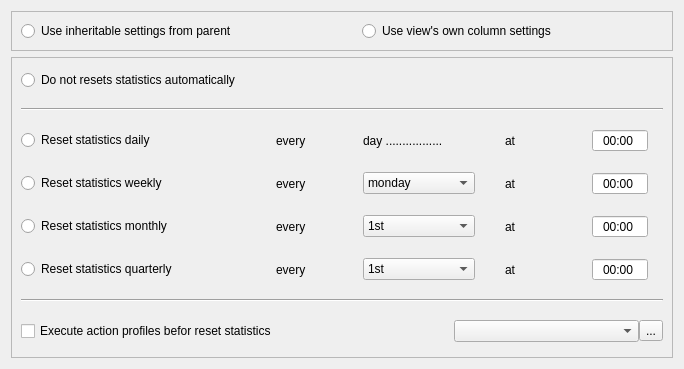
<?xml version="1.0" encoding="UTF-8"?>
<ui version="4.0">
 <class>FolderPropertiesStatisticWidget</class>
 <widget class="QWidget" name="FolderPropertiesStatisticWidget">
  <property name="geometry">
   <rect>
    <x>0</x>
    <y>0</y>
    <width>684</width>
    <height>369</height>
   </rect>
  </property>
  <property name="windowTitle">
   <string>Form</string>
  </property>
  <layout class="QVBoxLayout" name="verticalLayout_2" stretch="1,8">
   <item>
    <widget class="QFrame" name="frame">
     <property name="frameShape">
      <enum>QFrame::StyledPanel</enum>
     </property>
     <property name="frameShadow">
      <enum>QFrame::Raised</enum>
     </property>
     <layout class="QHBoxLayout" name="horizontalLayout_5">
      <property name="spacing">
       <number>40</number>
      </property>
      <item>
       <widget class="QRadioButton" name="rdUseInheritable">
        <property name="text">
         <string>Use inheritable settings from parent</string>
        </property>
       </widget>
      </item>
      <item>
       <widget class="QRadioButton" name="rdUseOwn">
        <property name="text">
         <string>Use view's own column settings</string>
        </property>
       </widget>
      </item>
     </layout>
    </widget>
   </item>
   <item>
    <widget class="QFrame" name="frame_2">
     <property name="frameShape">
      <enum>QFrame::StyledPanel</enum>
     </property>
     <property name="frameShadow">
      <enum>QFrame::Raised</enum>
     </property>
     <layout class="QVBoxLayout" name="verticalLayout">
      <property name="spacing">
       <number>15</number>
      </property>
      <item>
       <widget class="QRadioButton" name="rdDoNotReset">
        <property name="text">
         <string>Do not resets statistics automatically</string>
        </property>
       </widget>
      </item>
      <item>
       <widget class="Line" name="line">
        <property name="orientation">
         <enum>Qt::Horizontal</enum>
        </property>
       </widget>
      </item>
      <item>
       <layout class="QGridLayout" name="gridLayout" columnstretch="4,1,2,1,1" rowminimumheight="0,0,0,0" columnminimumwidth="0,0,0,0,0">
        <property name="rightMargin">
         <number>15</number>
        </property>
        <property name="horizontalSpacing">
         <number>30</number>
        </property>
        <property name="verticalSpacing">
         <number>20</number>
        </property>
        <item row="0" column="0">
         <widget class="QRadioButton" name="rdResetDaily">
          <property name="text">
           <string>Reset statistics daily</string>
          </property>
         </widget>
        </item>
        <item row="0" column="1">
         <widget class="QLabel" name="label">
          <property name="text">
           <string>every</string>
          </property>
         </widget>
        </item>
        <item row="0" column="2">
         <widget class="QLabel" name="label_5">
          <property name="text">
           <string>day .................</string>
          </property>
         </widget>
        </item>
        <item row="0" column="3">
         <widget class="QLabel" name="label_6">
          <property name="text">
           <string>at</string>
          </property>
         </widget>
        </item>
        <item row="0" column="4">
         <widget class="QTimeEdit" name="timeDaily">
          <property name="alignment">
           <set>Qt::AlignCenter</set>
          </property>
          <property name="buttonSymbols">
           <enum>QAbstractSpinBox::NoButtons</enum>
          </property>
          <property name="displayFormat">
           <string>hh:mm </string>
          </property>
         </widget>
        </item>
        <item row="1" column="0">
         <widget class="QRadioButton" name="rdResetWeekly">
          <property name="text">
           <string>Reset statistics weekly</string>
          </property>
         </widget>
        </item>
        <item row="1" column="1">
         <widget class="QLabel" name="label_2">
          <property name="text">
           <string>every</string>
          </property>
         </widget>
        </item>
        <item row="1" column="2">
         <widget class="QComboBox" name="cmbSelectDay">
          <item>
           <property name="text">
            <string>monday</string>
           </property>
          </item>
          <item>
           <property name="text">
            <string>tuesday</string>
           </property>
          </item>
          <item>
           <property name="text">
            <string>wednesday</string>
           </property>
          </item>
          <item>
           <property name="text">
            <string>thursday</string>
           </property>
          </item>
          <item>
           <property name="text">
            <string>friday</string>
           </property>
          </item>
          <item>
           <property name="text">
            <string>saturday</string>
           </property>
          </item>
          <item>
           <property name="text">
            <string>sunday</string>
           </property>
          </item>
         </widget>
        </item>
        <item row="1" column="3">
         <widget class="QLabel" name="label_7">
          <property name="text">
           <string>at</string>
          </property>
         </widget>
        </item>
        <item row="1" column="4">
         <widget class="QTimeEdit" name="timeWeekly">
          <property name="alignment">
           <set>Qt::AlignCenter</set>
          </property>
          <property name="buttonSymbols">
           <enum>QAbstractSpinBox::NoButtons</enum>
          </property>
          <property name="displayFormat">
           <string>hh:mm </string>
          </property>
         </widget>
        </item>
        <item row="2" column="0">
         <widget class="QRadioButton" name="rdResetMonthly">
          <property name="text">
           <string>Reset statistics monthly</string>
          </property>
         </widget>
        </item>
        <item row="2" column="1">
         <widget class="QLabel" name="label_3">
          <property name="text">
           <string>every</string>
          </property>
         </widget>
        </item>
        <item row="2" column="2">
         <widget class="QComboBox" name="cmbSelectDayMonthly">
          <item>
           <property name="text">
            <string>1st</string>
           </property>
          </item>
          <item>
           <property name="text">
            <string>2nd</string>
           </property>
          </item>
          <item>
           <property name="text">
            <string>3rd</string>
           </property>
          </item>
          <item>
           <property name="text">
            <string>4th</string>
           </property>
          </item>
          <item>
           <property name="text">
            <string>5th</string>
           </property>
          </item>
          <item>
           <property name="text">
            <string>6th</string>
           </property>
          </item>
          <item>
           <property name="text">
            <string>7th</string>
           </property>
          </item>
          <item>
           <property name="text">
            <string>8th</string>
           </property>
          </item>
          <item>
           <property name="text">
            <string>9th</string>
           </property>
          </item>
          <item>
           <property name="text">
            <string>10th</string>
           </property>
          </item>
          <item>
           <property name="text">
            <string>11th</string>
           </property>
          </item>
          <item>
           <property name="text">
            <string>12th</string>
           </property>
          </item>
          <item>
           <property name="text">
            <string>13th</string>
           </property>
          </item>
          <item>
           <property name="text">
            <string>14th</string>
           </property>
          </item>
          <item>
           <property name="text">
            <string>15th</string>
           </property>
          </item>
          <item>
           <property name="text">
            <string>16th</string>
           </property>
          </item>
          <item>
           <property name="text">
            <string>17th</string>
           </property>
          </item>
          <item>
           <property name="text">
            <string>18th</string>
           </property>
          </item>
          <item>
           <property name="text">
            <string>19th</string>
           </property>
          </item>
          <item>
           <property name="text">
            <string>20th</string>
           </property>
          </item>
          <item>
           <property name="text">
            <string>21th</string>
           </property>
          </item>
          <item>
           <property name="text">
            <string>21st</string>
           </property>
          </item>
          <item>
           <property name="text">
            <string>22nd</string>
           </property>
          </item>
          <item>
           <property name="text">
            <string>23rd</string>
           </property>
          </item>
          <item>
           <property name="text">
            <string>24th</string>
           </property>
          </item>
          <item>
           <property name="text">
            <string>25th</string>
           </property>
          </item>
          <item>
           <property name="text">
            <string>26th</string>
           </property>
          </item>
          <item>
           <property name="text">
            <string>27th</string>
           </property>
          </item>
          <item>
           <property name="text">
            <string>28th</string>
           </property>
          </item>
          <item>
           <property name="text">
            <string>29th</string>
           </property>
          </item>
          <item>
           <property name="text">
            <string>30th</string>
           </property>
          </item>
          <item>
           <property name="text">
            <string>31th</string>
           </property>
          </item>
          <item>
           <property name="text">
            <string>Last day</string>
           </property>
          </item>
         </widget>
        </item>
        <item row="2" column="3">
         <widget class="QLabel" name="label_8">
          <property name="text">
           <string>at</string>
          </property>
         </widget>
        </item>
        <item row="2" column="4">
         <widget class="QTimeEdit" name="timeMonthly">
          <property name="alignment">
           <set>Qt::AlignCenter</set>
          </property>
          <property name="buttonSymbols">
           <enum>QAbstractSpinBox::NoButtons</enum>
          </property>
          <property name="displayFormat">
           <string>hh:mm </string>
          </property>
         </widget>
        </item>
        <item row="3" column="0">
         <widget class="QRadioButton" name="rdResetQuarterly">
          <property name="text">
           <string>Reset statistics quarterly</string>
          </property>
         </widget>
        </item>
        <item row="3" column="1">
         <widget class="QLabel" name="label_4">
          <property name="text">
           <string>every</string>
          </property>
         </widget>
        </item>
        <item row="3" column="2">
         <widget class="QComboBox" name="cmbSelectDayQuarterly">
          <item>
           <property name="text">
            <string>1st</string>
           </property>
          </item>
          <item>
           <property name="text">
            <string>2nd</string>
           </property>
          </item>
          <item>
           <property name="text">
            <string>3rd</string>
           </property>
          </item>
          <item>
           <property name="text">
            <string>4th</string>
           </property>
          </item>
          <item>
           <property name="text">
            <string>5th</string>
           </property>
          </item>
          <item>
           <property name="text">
            <string>6th</string>
           </property>
          </item>
          <item>
           <property name="text">
            <string>7th</string>
           </property>
          </item>
          <item>
           <property name="text">
            <string>8th</string>
           </property>
          </item>
          <item>
           <property name="text">
            <string>9th</string>
           </property>
          </item>
          <item>
           <property name="text">
            <string>10th</string>
           </property>
          </item>
          <item>
           <property name="text">
            <string>11th</string>
           </property>
          </item>
          <item>
           <property name="text">
            <string>12th</string>
           </property>
          </item>
          <item>
           <property name="text">
            <string>13th</string>
           </property>
          </item>
          <item>
           <property name="text">
            <string>14th</string>
           </property>
          </item>
          <item>
           <property name="text">
            <string>15th</string>
           </property>
          </item>
          <item>
           <property name="text">
            <string>16th</string>
           </property>
          </item>
          <item>
           <property name="text">
            <string>17th</string>
           </property>
          </item>
          <item>
           <property name="text">
            <string>18th</string>
           </property>
          </item>
          <item>
           <property name="text">
            <string>19th</string>
           </property>
          </item>
          <item>
           <property name="text">
            <string>20th</string>
           </property>
          </item>
          <item>
           <property name="text">
            <string>21th</string>
           </property>
          </item>
          <item>
           <property name="text">
            <string>21st</string>
           </property>
          </item>
          <item>
           <property name="text">
            <string>22nd</string>
           </property>
          </item>
          <item>
           <property name="text">
            <string>23rd</string>
           </property>
          </item>
          <item>
           <property name="text">
            <string>24th</string>
           </property>
          </item>
          <item>
           <property name="text">
            <string>25th</string>
           </property>
          </item>
          <item>
           <property name="text">
            <string>26th</string>
           </property>
          </item>
          <item>
           <property name="text">
            <string>27th</string>
           </property>
          </item>
          <item>
           <property name="text">
            <string>28th</string>
           </property>
          </item>
          <item>
           <property name="text">
            <string>29th</string>
           </property>
          </item>
          <item>
           <property name="text">
            <string>30th</string>
           </property>
          </item>
          <item>
           <property name="text">
            <string>31th</string>
           </property>
          </item>
          <item>
           <property name="text">
            <string>Last day</string>
           </property>
          </item>
         </widget>
        </item>
        <item row="3" column="3">
         <widget class="QLabel" name="label_9">
          <property name="text">
           <string>at</string>
          </property>
         </widget>
        </item>
        <item row="3" column="4">
         <widget class="QTimeEdit" name="timeQuarterly">
          <property name="alignment">
           <set>Qt::AlignCenter</set>
          </property>
          <property name="buttonSymbols">
           <enum>QAbstractSpinBox::NoButtons</enum>
          </property>
          <property name="displayFormat">
           <string>hh:mm </string>
          </property>
         </widget>
        </item>
       </layout>
      </item>
      <item>
       <widget class="Line" name="line_2">
        <property name="orientation">
         <enum>Qt::Horizontal</enum>
        </property>
       </widget>
      </item>
      <item>
       <layout class="QHBoxLayout" name="horizontalLayout_2" stretch="2,1">
        <item>
         <widget class="QCheckBox" name="chkExecuteBeforeReset">
          <property name="text">
           <string>Execute action profiles befor reset statistics</string>
          </property>
         </widget>
        </item>
        <item>
         <layout class="QHBoxLayout" name="horizontalLayout">
          <property name="spacing">
           <number>0</number>
          </property>
          <item>
           <widget class="QComboBox" name="cmbAction"/>
          </item>
          <item>
           <widget class="QToolButton" name="btnSelectAction">
            <property name="text">
             <string>...</string>
            </property>
            <property name="icon">
             <iconset resource="../qHostMonitor.qrc">
              <normaloff>:/img/foldersTree.png</normaloff>:/img/foldersTree.png</iconset>
            </property>
            <property name="iconSize">
             <size>
              <width>16</width>
              <height>16</height>
             </size>
            </property>
           </widget>
          </item>
         </layout>
        </item>
       </layout>
      </item>
     </layout>
    </widget>
   </item>
  </layout>
 </widget>
 <resources>
  <include location="../qHostMonitor.qrc"/>
 </resources>
 <connections/>
</ui>
